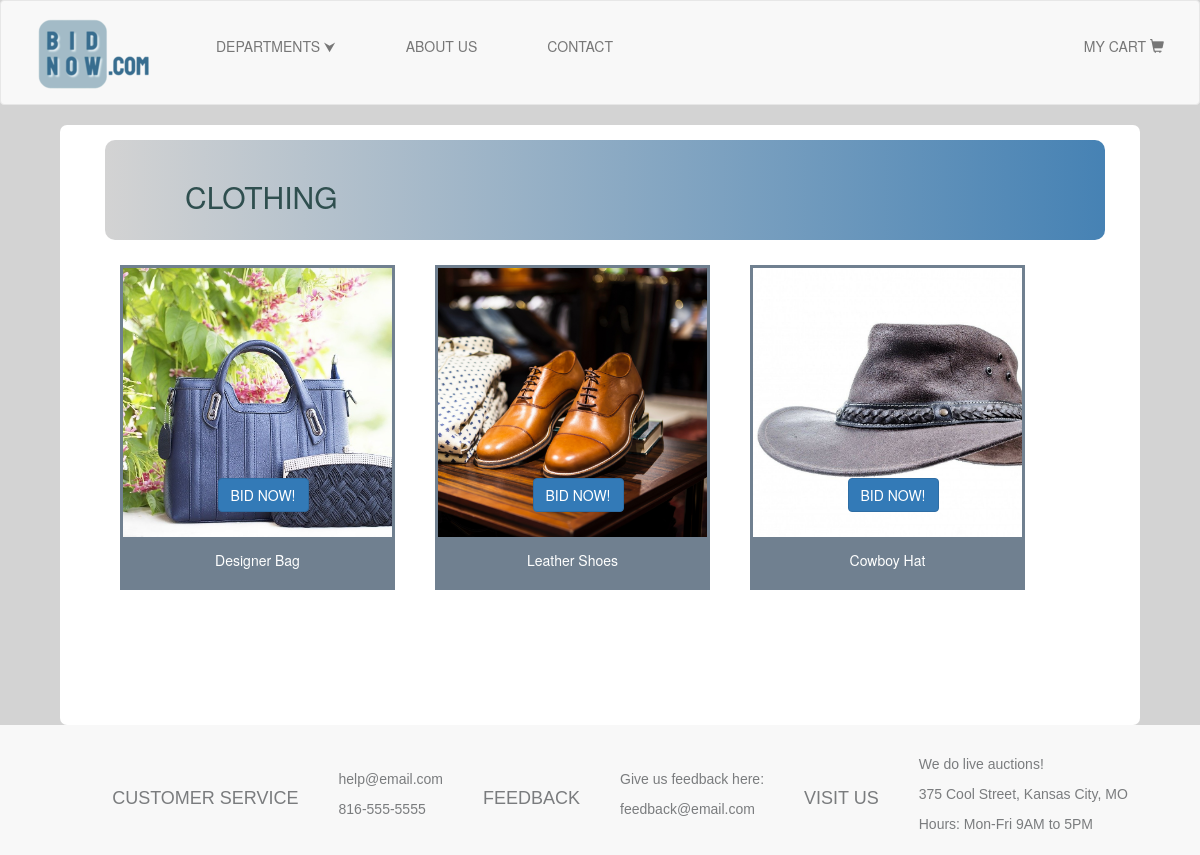
Page /Clothing.php?dept=CLTH on the committed database.
### tables this page shows
CREATE TABLE Items
(
ItemID INT AUTO_INCREMENT,
ItemName VARCHAR(25) NOT NULL,
ItemDescr VARCHAR(500),
DeptCode VARCHAR(4) NOT NULL,
ItemStatus ENUM('ACTIVE', 'SOLD') DEFAULT 'ACTIVE' NOT NULL,

CONSTRAINT PK_ITEMID PRIMARY KEY(ItemID),
CONSTRAINT FK_DEPTCODE FOREIGN KEY(DeptCode) REFERENCES Departments(DeptCode)
);

### product_listing.php (called while the page is built, shortened)
<?php
	require_once 'connection.php';
	$connection = mysqli_connect($db_hostname, $db_username, $db_password, $db_database);
	$dept = $_GET['dept'];
	$query = "SELECT ItemID, ItemName FROM Items WHERE DeptCode = '$dept'";
	$result = mysqli_query($connection, $query);
	$row = mysqli_fetch_assoc($result);
	$item1 = $row['ItemName'];
	$row = mysqli_fetch_assoc($result);
	$item2 = $row['ItemName'];
	$row = mysqli_fetch_assoc($result);
	$item3 = $row['ItemName'];
?>

### Clothing.php (the view, shortened to what this page needs)
<!DOCTYPE html>
<html lang="en" xmlns="http://www.w3.org/1999/xhtml">
<head>
	<?php include 'product_listing.php';?>
    <link rel="stylesheet" href="https://maxcdn.bootstrapcdn.com/bootstrap/3.3.6/css/bootstrap.css">
    <link rel="stylesheet" type="text/css" href="ProjectStyleSheet.css" />
</head>
<body>
    <?php include 'Header.php';?>
    <div class="productsDiv">
        <div class="titleDiv">
            <h2>CLOTHING</h2>
        </div>
        <table>
            <tr>
                <td style="padding:20px">
                    <div class="product" style="background-image: url('images/bag.jpg'); background-size: cover">
                        <div class="btnDiv" style="background-color:transparent">
                            <a class="btn btn-primary" href="bag.php?id=4">BID NOW!</a>
                        </div>
                    </div>
                    <div class="descDiv">
                        <p><?php echo $item1; ?></p>
                    </div>
                </td>
                <td style="padding:20px">
                    <div class="product" style="background-image: url('images/shoes.jpg'); background-size: cover">
                        <div class="btnDiv" style="background-color:transparent">
                            <a class="btn btn-primary" href="shoes.php?id=5">BID NOW!</a>
                        </div>
                    </div>
                    <div class="descDiv">
                        <p><?php echo $item2; ?></p>
                    </div>
                </td>
                <td style="padding:20px">
                    <div class="product" style="background-image: url('images/cowboyhat.jpg'); background-size: cover">
                        <div class="btnDiv" style="background-color:transparent">
                            <a class="btn btn-primary" href="hat.php?id=6">BID NOW!</a>
                        </div>
                    </div>
                    <div class="descDiv">
                        <p><?php echo $item3; ?></p>
                    </div>
                </td>
            </tr>
        </table>
    </div>
    <?php include 'Footer.php';?>
</body>
</html>

### ProjectStyleSheet.css (style rules this page uses)
h2 { font-weight: 200; color: darkslategray; margin: 30px; margin-left: 70px; }
.titleDiv { width: 100%; height: 100px; padding: 10px; background-image: linear-gradient(to right, lightgrey, steelblue); margin: 5px; border-radius: 10px; }
.productsDiv { background-color: white; width: 90%; height: 600px; padding: 10px 40px; margin: auto; border-radius: 7px; margin-top: 20px; }
.product { width: 275px; height: 275px; padding-top: 200px; border: 3px solid slategray; }
.btnDiv { background-color: slategray; color: white; width: 100px; height: 50px; text-align: center; position: relative; padding: 10px; margin-left: auto; margin-right: auto; }
.descDiv { background-color: slategray; color: white; width: 275px; height: 50px; text-align: center; padding: 10px; }

### rows in the picture
items: ItemName "Designer Bag"
items: ItemName "Leather Shoes"
items: ItemName "Cowboy Hat"
